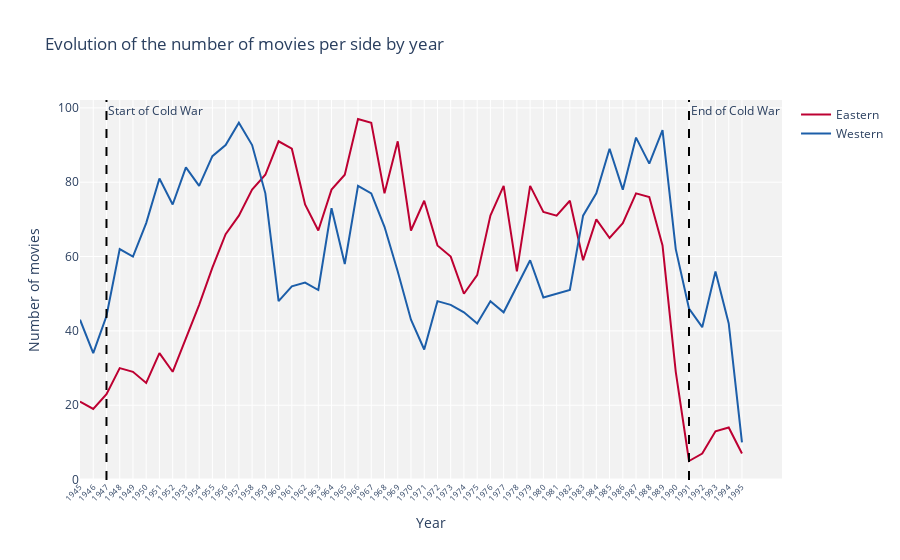

The code cell stored with this chart in its notebook:
### Code cell
plot_evol_nb_movies(movies)

### Figure 1 — Plotly figure (JSON) as saved in the notebook; plotly's stock layout.template omitted (floating-point values rounded to 4 significant figures)
{"data": [{"hovertemplate": "Year: %{x}<br>No. of movies: %{y}<extra></extra>", "line": {"color": "#BD0032", "width": 2}, "mode": "lines", "name": "Eastern", "type": "scatter", "x": [1945, 1946, 1947, 1948, 1949, 1950, 1951, 1952, 1953, 1954, 1955, 1956, 1957, 1958, 1959, 1960, 1961, 1962, 1963, 1964, 1965, 1966, 1967, 1968, 1969, 1970, 1971, 1972, 1973, 1974, 1975, 1976, 1977, 1978, 1979, 1980, 1981, 1982, 1983, 1984, 1985, 1986, 1987, 1988, 1989, 1990, 1991, 1992, 1993, 1994, 1995], "y": [21, 19, 23, 30, 29, 26, 34, 29, 38, 47, 57, 66, 71, 78, 82, 91, 89, 74, 67, 78, 82, 97, 96, 77, 91, 67, 75, 63, 60, 50, 55, 71, 79, 56, 79, 72, 71, 75, 59, 70, 65, 69, 77, 76, 63, 29, 5, 7, 13, 14, 7]}, {"hovertemplate": "Year: %{x}<br>No. of movies: %{y}<extra></extra>", "line": {"color": "#1C5EA9", "width": 2}, "mode": "lines", "name": "Western", "type": "scatter", "x": [1945, 1946, 1947, 1948, 1949, 1950, 1951, 1952, 1953, 1954, 1955, 1956, 1957, 1958, 1959, 1960, 1961, 1962, 1963, 1964, 1965, 1966, 1967, 1968, 1969, 1970, 1971, 1972, 1973, 1974, 1975, 1976, 1977, 1978, 1979, 1980, 1981, 1982, 1983, 1984, 1985, 1986, 1987, 1988, 1989, 1990, 1991, 1992, 1993, 1994, 1995], "y": [43, 34, 44, 62, 60, 69, 81, 74, 84, 79, 87, 90, 96, 90, 77, 48, 52, 53, 51, 73, 58, 79, 77, 68, 56, 43, 35, 48, 47, 45, 42, 48, 45, 52, 59, 49, 50, 51, 71, 77, 89, 78, 92, 85, 94, 62, 46, 41, 56, 42, 10]}], "layout": {"annotations": [{"showarrow": false, "text": "Start of Cold War", "x": 1947, "xanchor": "left", "xref": "x", "y": 1, "yanchor": "top", "yref": "y domain"}, {"showarrow": false, "text": "End of Cold War", "x": 1991, "xanchor": "left", "xref": "x", "y": 1, "yanchor": "top", "yref": "y domain"}], "plot_bgcolor": "#F2F2F2", "shapes": [{"line": {"color": "black", "dash": "dash"}, "type": "line", "x0": 1947, "x1": 1947, "xref": "x", "y0": 0, "y1": 1, "yref": "y domain"}, {"line": {"color": "black", "dash": "dash"}, "type": "line", "x0": 1991, "x1": 1991, "xref": "x", "y0": 0, "y1": 1, "yref": "y domain"}], "title": {"text": "Evolution of the number of movies per side by year"}, "xaxis": {"tickangle": -45, "tickfont": {"size": 8}, "tickvals": [1945, 1946, 1947, 1948, 1949, 1950, 1951, 1952, 1953, 1954, 1955, 1956, 1957, 1958, 1959, 1960, 1961, 1962, 1963, 1964, 1965, 1966, 1967, 1968, 1969, 1970, 1971, 1972, 1973, 1974, 1975, 1976, 1977, 1978, 1979, 1980, 1981, 1982, 1983, 1984, 1985, 1986, 1987, 1988, 1989, 1990, 1991, 1992, 1993, 1994, 1995], "title": {"text": "Year"}}, "yaxis": {"title": {"text": "Number of movies"}}}}
